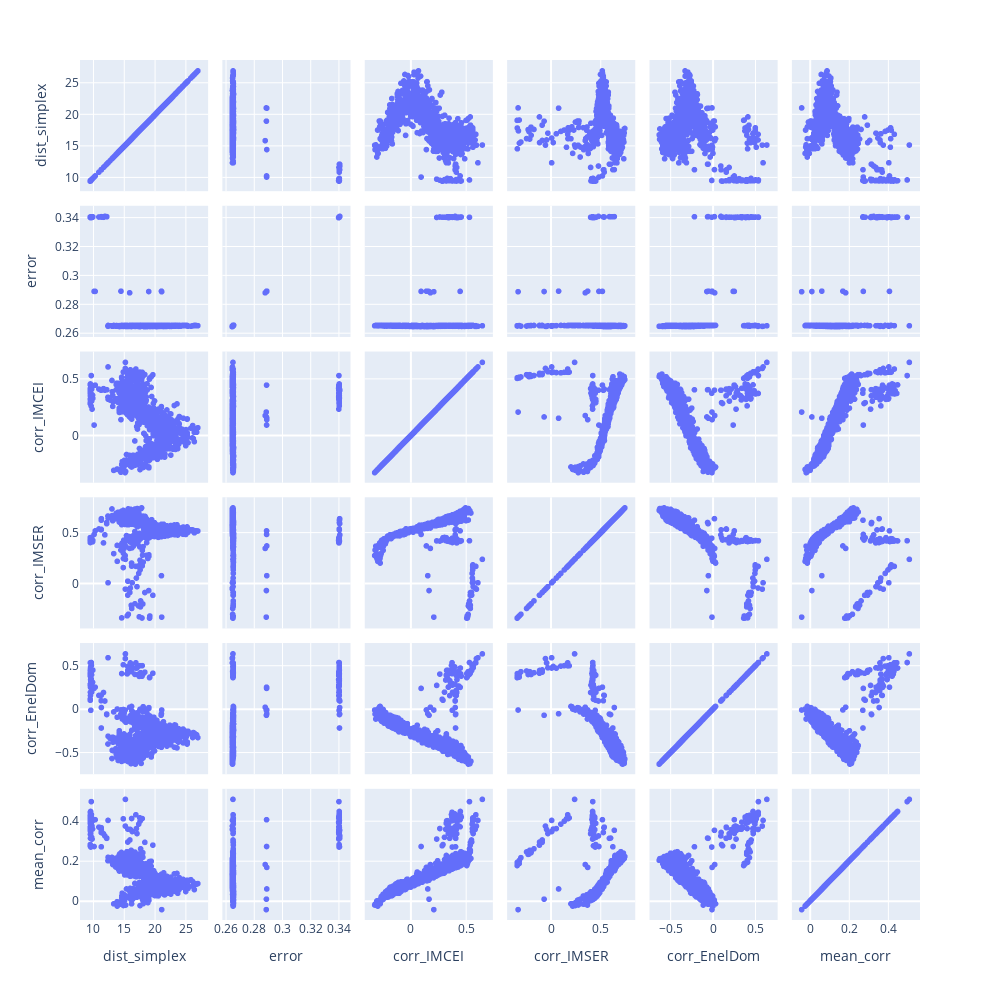

Notebook code cell kept with this figure:
### Code cell
dimensions = criteria_df.columns
height, width = 1000, 1000

fig = px.scatter_matrix(criteria_df, dimensions=dimensions, hover_name=criteria_df.index)
fig.update_layout(height=height, width=width)
fig.update_traces(selected=dict(marker=dict(color='red')))
fig.show()

### Figure 1 — Plotly figure (JSON) as saved in the notebook; plotly's stock layout.template omitted (floating-point values rounded to 4 significant figures; data arrays with more than 128 entries replaced by an {"elided": "..."} marker saying what was removed)
{"data": [{"dimensions": [{"axis": {"matches": true}, "label": "dist_simplex", "values": {"elided": "887 float values"}}, {"axis": {"matches": true}, "label": "error", "values": {"elided": "887 float values"}}, {"axis": {"matches": true}, "label": "corr_IMCEI", "values": {"elided": "887 float values"}}, {"axis": {"matches": true}, "label": "corr_IMSER", "values": {"elided": "887 float values"}}, {"axis": {"matches": true}, "label": "corr_EnelDom", "values": {"elided": "887 float values"}}, {"axis": {"matches": true}, "label": "mean_corr", "values": {"elided": "887 float values"}}], "hovertemplate": "<b>%{hovertext}</b><br><br>%{xaxis.title.text}=%{x}<br>%{yaxis.title.text}=%{y}<extra></extra>", "hovertext": {"elided": "887 int values"}, "legendgroup": "", "marker": {"color": "#636efa", "symbol": "circle"}, "name": "", "selected": {"marker": {"color": "red"}}, "showlegend": false, "type": "splom"}], "layout": {"dragmode": "select", "height": 1000, "legend": {"tracegroupgap": 0}, "margin": {"t": 60}, "width": 1000}}
